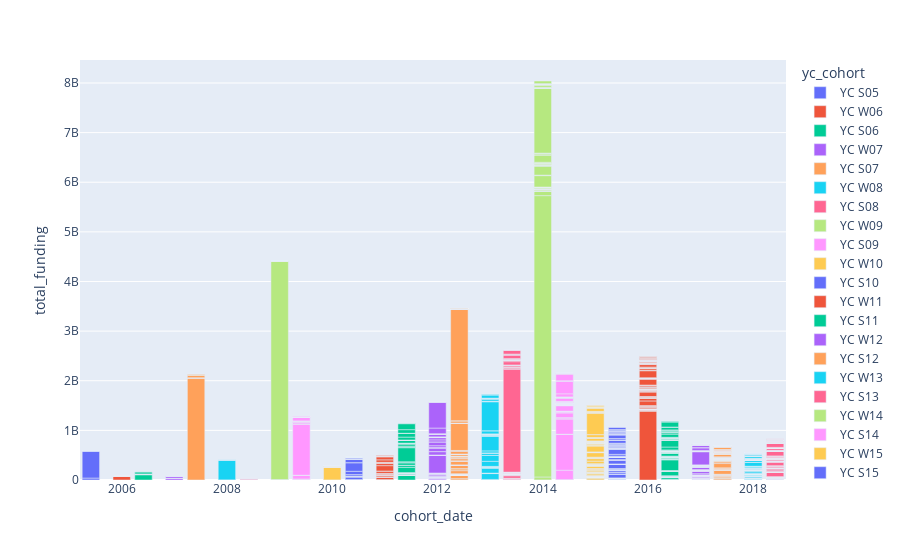

Here is the notebook cell this chart was saved with:
### Code cell
# total funding by yc_cohort, still tbd on younger cohorts
px.bar(yc, 'cohort_date', 'total_funding', color='yc_cohort')
